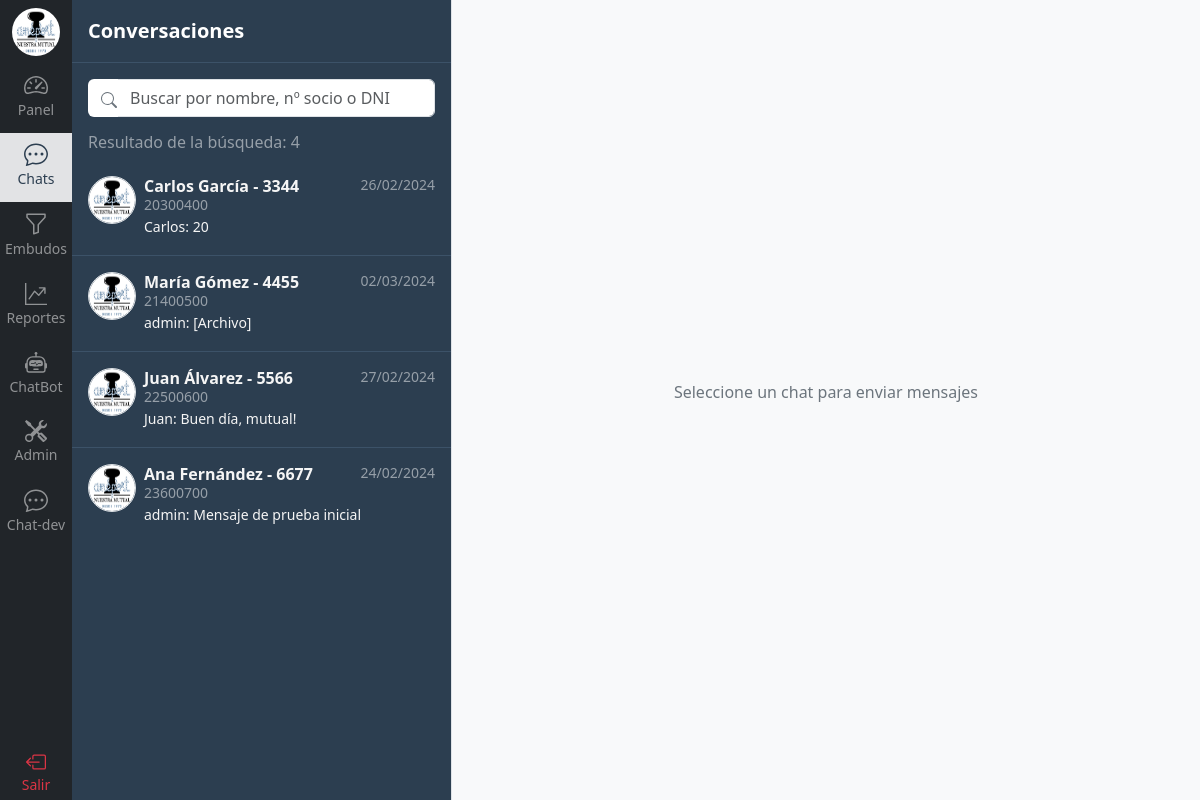
/contacto/chat/todos (signed in), run on an earlier commit of the app's database.
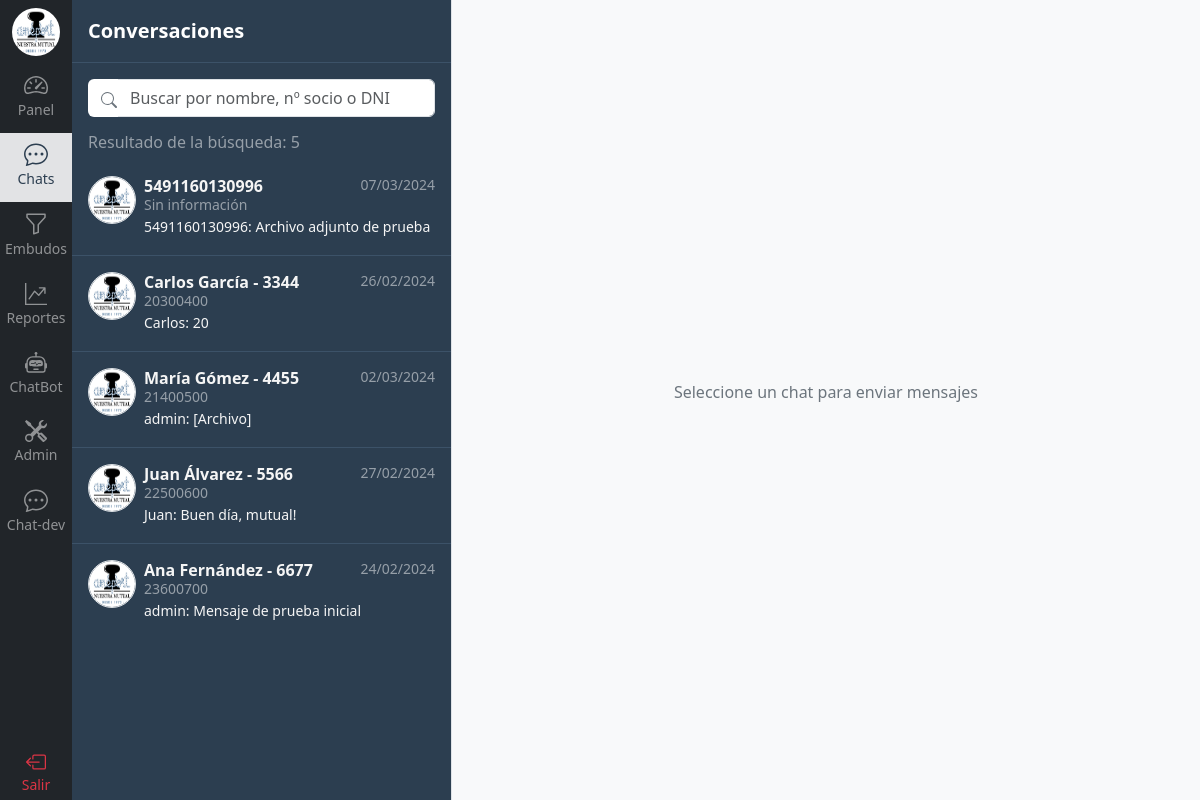
And on a later commit of the database.
### chat/models.py (models this page shows, shortened)
class Contacto(models.Model):
    nombre = models.CharField(max_length=100, null=True)
    apellido = models.CharField(max_length=100, null=True)
    dni = models.CharField(max_length=11, null=True)
    telefono = models.CharField(max_length=30)
    email = models.EmailField(max_length=60, null=True)
    empresa = models.CharField(max_length=100, null=True)
    nro_socio = models.PositiveIntegerField(null=True)

### chat/views.py (the view)
# urls.py: path('chat/todos', views.chats, name='chats'),
@login_required
def chats(request):
    lookups = Q()
    sectores_permitidos = request.user.sectores_permitidos()
    if sectores_permitidos:
        for sector_permitido in sectores_permitidos:
            lookups |= Q(contacto_integraciones__contacto_tareas__sector_tarea__sector=sector_permitido)
    else:
        return render(request, 'restringido.html')
    contactos_permitidos = Contacto.objects.filter(lookups) if sectores_permitidos else Contacto.objects.none()
    query = request.GET.get('buscar')
    if query:
        contactos = contactos_permitidos(Q(nombre__icontains=query) | Q(apellido__icontains=query) | Q(nro_socio=query) | Q(dni=query))
    else:
        contactos = contactos_permitidos
    contactos = contactos.annotate(
        last_message_content=Subquery(
            Mensaje.objects.filter(contacto_integracion=OuterRef('pk')).values('contenido').order_by('-fecha_hora')[:1]
        ),
        last_message_date=Subquery(
            Mensaje.objects.filter(contacto_integracion=OuterRef('pk')).values('fecha_hora').order_by('-fecha_hora')[:1]
        ),
        last_message_user=Subquery(
            Mensaje.objects.filter(contacto_integracion=OuterRef('pk')).values('usuario__username').order_by('-fecha_hora')[:1]
        )
    )
    context = {'contactos': contactos, 'debug': DEBUG}
    if request.path == '/contacto/chat-dev/todos': # Para Tests
        return render(request, 'chat/chatsdev.html', context)
    else:
        return render(request, 'chat/chats.html', context)

### usuario/models.py (called while the page is built)
    def sectores_permitidos(self):
        if self.perfil:
            if self.perfil.perfiles_sectores.first():
                return self.perfil.perfiles_sectores.first().sectores.all()
        return []

### templates/chat/chats.html (shortened to what this page needs)
{% extends 'base.html' %}
{% load static %}
{% load humanize %}
{% block content %}
{% include 'navbar.html' %}
  <div class="d-flex flex-column align-items-stretch flex-shrink-0 bg-union border-end scroll-union" style="width: 380px;">
      <div class="d-flex align-items-center flex-shrink-0 p-3 link-body-emphasis text-decoration-none border-bottom border-union">
        <span class="fs-5 fw-semibold text-white">Conversaciones</span>
      </div>
      <form class="p-3 pb-0" method="get">
        <div class="input-group mb-3">
          <button class="btn bg-white pe-0 text-secondary" type="submit">
            <svg xmlns="http://www.w3.org/2000/svg" width="16" height="16" fill="currentColor" class="bi bi-search" viewBox="0 0 16 16">
              <path d="M11.742 10.344a6.5 6.5 0 1 0-1.397 1.398h-.001q.044.06.098.115l3.85 3.85a1 1 0 0 0 1.415-1.414l-3.85-3.85a1 1 0 0 0-.115-.1zM12 6.5a5.5 5.5 0 1 1-11 0 5.5 5.5 0 0 1 11 0"/>
            </svg>
          </button>
          <input type="text" class="form-control input-buscar" name="buscar" if="buscar" value="{{ request.GET.buscar }}" placeholder="Buscar por nombre, nº socio o DNI">
        </div>
      </form>
      <div id="room-list" class="list-group list-group-flush overflow-y-scroll h-100">
        <h6 class="text-white-50 ps-3">Resultado de la búsqueda: {{ contactos|length }}</h6>
        {% for contacto in contactos %}
          {% include 'chat/components/tarjeta_contacto.html' %}
        {% endfor %}
      </div>
  </div>
  {% if contacto_mensajes %}
    {% include 'chat/components/caja_chat.html' %}
  {% else %}
    <div class="flex-grow-1 d-flex align-items-center justify-content-center bg-body-tertiary">
      {% if mensaje_error %}
        <p class="alert alert-danger">{{ mensaje_error }}</p>
      {% else %}
        <p class="text-secondary">Seleccione un chat para enviar mensajes</p>
      {% endif %}
    </div>
  {% endif %}
{% endblock %}

### templates/chat/components/tarjeta_contacto.html
{% load static %}
<a id="{{ contacto.nro_socio }}" href="{% url 'contacto:chat' contacto.id %}" class="d-flex gap-2 list-group-item py-3 lh-sm card-union">
    <div>
      <img src="{% static 'img/logo.png' %}" alt="mdo" width="48" height="48" class="rounded-circle border">
    </div>
    <div class="w-100">
      <div class="d-flex justify-content-between">
        <div class="d-flex flex-column mb-1">
          {% if contacto.nombre %}
            <strong>{{ contacto.nombre }} {{ contacto.apellido}} - {{ contacto.nro_socio }}</strong>
          {% else %}
            <strong>{{ contacto.telefono }}</strong>
          {% endif %}
          <small class="text-white-50">
            {% if contacto.dni %}
              {{ contacto.dni }}
            {% else %}
              Sin información
            {% endif %}
          </small>
        </div>
        <small class="text-white-50 message-date">
          {% now "d/m/Y" as todays_date %}
          {% if todays_date == contacto.last_message_date|date:"d/m/Y" %}
            {{ contacto.last_message_date|time:"H:i" }}
          {% else %}
            {{ contacto.last_message_date|date:"d/m/Y" }}
          {% endif %}
        </small>
      </div>
      <div class="col-12 mb-1 small">
        {% if contacto.last_message_user %}
          {{ contacto.last_message_user }}:
        {% else %}
          {% if contacto.nombre %}
            {{ contacto.nombre }}:
          {% else %}
            {{ contacto.telefono }}:
          {% endif %}
        {% endif %}
        {{ contacto.last_message_content|truncatechars:50|default:"[Archivo]" }}
      </div>
    </div>
</a>

What changed in the data, as far as the page shows it:
added Contacto: telefono "5491160130996", shows "Sin información", last_message_date "07/03/2024", last_message_content "Archivo adjunto de prueba"
Also different on the page:
{{ contactos|length }}: "4" → "5"
